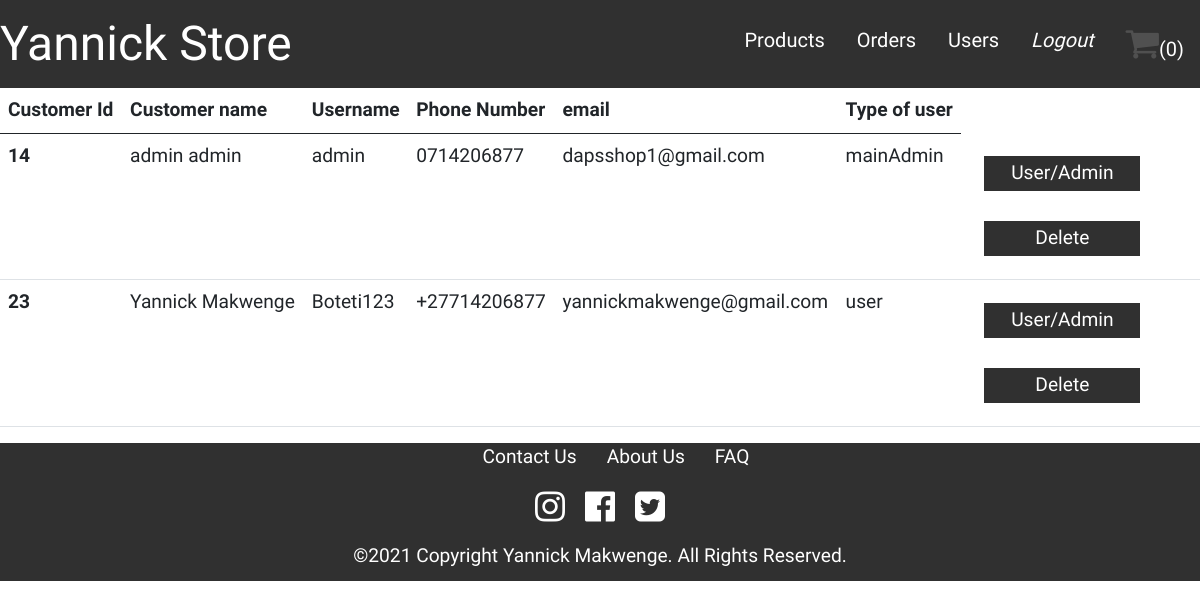
/users.php (signed in), run on an earlier commit of the app's database.
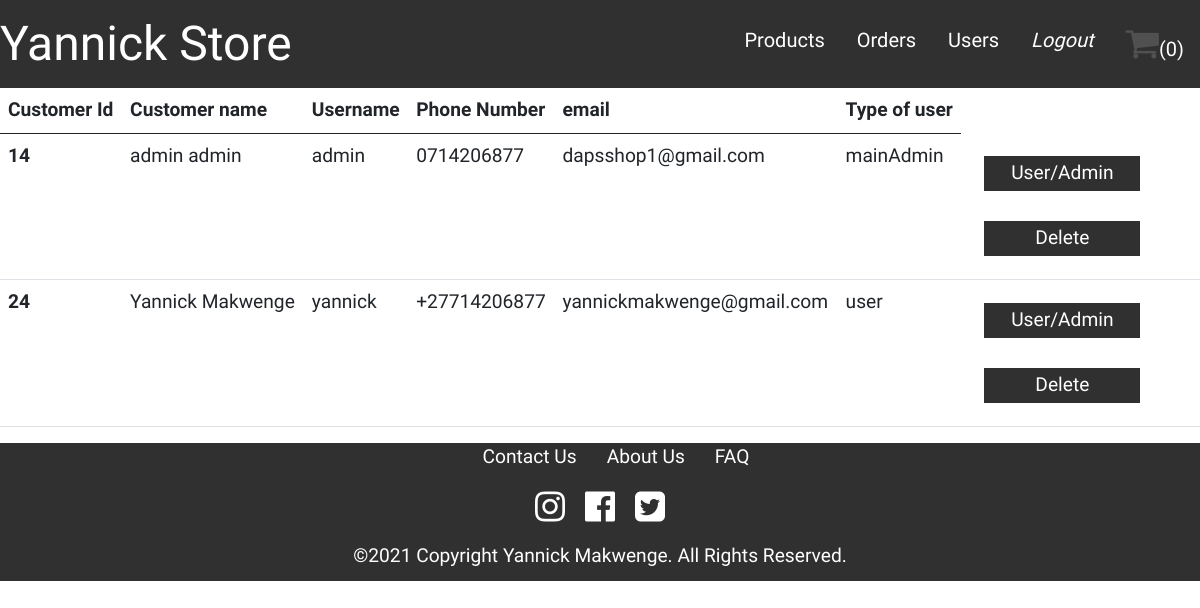
And on a later commit of the database.
### tables this page shows
CREATE TABLE `customer` (
  `customerNo` int(11) NOT NULL,
  `firstName` tinytext NOT NULL,
  `lastName` tinytext NOT NULL,
  `email` tinytext NOT NULL,
  `tel` tinytext NOT NULL,
  `username` tinytext NOT NULL,
  `uPassword` longtext NOT NULL,
  `usertype` varchar(10) NOT NULL DEFAULT 'user'
);

### users.php (the view, shortened to what this page needs)
<?php
require "header2.php";
if (isset($_SESSION['adminId'])) {
?>
    <main class="enri">
        <div class="font-xs">
            <div class="row">
                <div class=col-lg-12>
                    <table class="table">
                        <thead>
                            <tr>
                                <th scope="col">Customer Id</th>
                                <th scope="col">Customer name</th>
                                <th scope="col">Username</th>
                                <th scope="col">Phone Number</th>
                                <th scope="col">email</th>
                                <th scope="col">Type of user</th>
                            </tr>
                        </thead>
                        <tbody>
                            <?php
                            include_once 'includes/dbh.inc.php';
                            $sql = "SELECT * FROM `customer`";
                            $stmt = mysqli_stmt_init($conn);
                            if (!mysqli_stmt_prepare($stmt, $sql)) {
                                header("Location: shop2.php?error=sqlerror");
                                exit();
                            } else {
                                mysqli_stmt_execute($stmt);
                                $result = mysqli_stmt_get_result($stmt);
                                while ($row = mysqli_fetch_assoc($result)) {
                            ?>
                                    <tr>
                                        <th><?php echo $row['customerNo']; ?></th>
                                        <td><?php echo $row['firstName'] . " " . $row['lastName']; ?></td>
                                        <td><?php echo $row['username']; ?></td>
                                        <td><?php echo $row['tel']; ?></td>
                                        <td><?php echo $row['email']; ?></td>
                                        <td><?php echo $row['usertype']; ?></td>
                                        <td>
                                            <form action="./includes/manageUser.php" method="post">
                                                <button type="submit" class="button w-70" name="change-userType">User/Admin</button>
                                                <button type="submit" class="button w-70" name="delete-user">Delete</button>
                                            </form>
                                        </td>
                                    </tr>
                            <?php
                                }
                            }
                            ?>
                        </tbody>
                    </table>
                </div>
            </div>
        </div>
    </main>
<?php
}
require "footer.php";
?>

What changed in the data, as far as the page shows it:
removed customer: customerNo "23", firstName "Yannick", lastName "Makwenge", username "Boteti123", tel "+27714206877", email "yannickmakwenge@gmail.com", usertype "user"
added customer: customerNo "24", firstName "Yannick", lastName "Makwenge", username "yannick", tel "+27714206877", email "yannickmakwenge@gmail.com", usertype "user"
